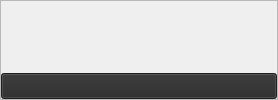
                     <widget class="QFrame" name="frame_82">
                      <property name="font">
                       <font>
                        <family>Segoe UI</family>
                       </font>
                      </property>
                      <property name="frameShape">
                       <enum>QFrame::StyledPanel</enum>
                      </property>
                      <property name="frameShadow">
                       <enum>QFrame::Raised</enum>
                      </property>
                      <layout class="QVBoxLayout" name="verticalLayout_40">
                       <property name="spacing">
                        <number>0</number>
                       </property>
                       <property name="leftMargin">
                        <number>0</number>
                       </property>
                       <property name="topMargin">
                        <number>0</number>
                       </property>
                       <property name="rightMargin">
                        <number>0</number>
                       </property>
                       <property name="bottomMargin">
                        <number>0</number>
                       </property>
                       <item alignment="Qt::AlignBottom">
                        <widget class="QPushButton" name="btn_historico_obs">
                         <property name="sizePolicy">
                          <sizepolicy hsizetype="Expanding" vsizetype="Expanding">
                           <horstretch>0</horstretch>
                           <verstretch>0</verstretch>
                          </sizepolicy>
                         </property>
                         <property name="minimumSize">
                          <size>
                           <width>0</width>
                           <height>26</height>
                          </size>
                         </property>
                         <property name="maximumSize">
                          <size>
                           <width>16777215</width>
                           <height>26</height>
                          </size>
                         </property>
                         <property name="font">
                          <font>
                           <pointsize>-1</pointsize>
                          </font>
                         </property>
                         <property name="cursor">
                          <cursorShape>PointingHandCursor</cursorShape>
                         </property>
                         <property name="styleSheet">
                          <string notr="true">
QPushButton{
background-color: rgb(43, 43, 43);
color: rgb(255, 255, 255);
image: url(:/icons/angle-up-solid_white.svg);
font-size:10px;
color:white;
	width:5px;
	height:5px;}
QPushButton:hover{
background-color: rgb(60, 60, 60);
}
</string>
                         </property>
                         <property name="text">
                          <string/>
                         </property>
                         <property name="iconSize">
                          <size>
                           <width>23</width>
                           <height>23</height>
                          </size>
                         </property>
                         <property name="autoRepeatDelay">
                          <number>1</number>
                         </property>
                         <property name="autoDefault">
                          <bool>false</bool>
                         </property>
                         <property name="default">
                          <bool>false</bool>
                         </property>
                         <property name="flat">
                          <bool>false</bool>
                         </property>
                        </widget>
                       </item>
                       <item>
                        <widget class="QFrame" name="frame_pendentes">
                         <property name="minimumSize">
                          <size>
                           <width>0</width>
                           <height>0</height>
                          </size>
                         </property>
                         <property name="maximumSize">
                          <size>
                           <width>16777215</width>
                           <height>0</height>
                          </size>
                         </property>
                         <property name="font">
                          <font>
                           <family>Segoe UI</family>
                          </font>
                         </property>
                         <property name="styleSheet">
                          <string notr="true">background-color: rgb(43, 43, 43);</string>
                         </property>
                         <property name="frameShape">
                          <enum>QFrame::StyledPanel</enum>
                         </property>
                         <property name="frameShadow">
                          <enum>QFrame::Raised</enum>
                         </property>
                         <layout class="QVBoxLayout" name="verticalLayout_41">
                          <item alignment="Qt::AlignHCenter">
                           <widget class="QFrame" name="frame_41">
                            <property name="font">
                             <font>
                              <family>Segoe UI</family>
                             </font>
                            </property>
                            <property name="frameShape">
                             <enum>QFrame::StyledPanel</enum>
                            </property>
                            <property name="frameShadow">
                             <enum>QFrame::Raised</enum>
                            </property>
                            <layout class="QHBoxLayout" name="horizontalLayout_20">
                             <item>
                              <widget class="QLabel" name="label_48">
                               <property name="minimumSize">
                                <size>
                                 <width>0</width>
                                 <height>30</height>
                                </size>
                               </property>
                               <property name="maximumSize">
                                <size>
                                 <width>16777215</width>
                                 <height>30</height>
                                </size>
                               </property>
                               <property name="font">
                                <font>
                                 <family>Segoe UI</family>
                                 <pointsize>16</pointsize>
                                 <weight>75</weight>
                                 <bold>true</bold>
                                </font>
                               </property>
                               <property name="styleSheet">
                                <string notr="true">	color:white;
</string>
                               </property>
                               <property name="text">
                                <string>Pesagens pendentes</string>
                               </property>
                               <property name="alignment">
                                <set>Qt::AlignCenter</set>
                               </property>
                              </widget>
                             </item>
                            </layout>
                           </widget>
                          </item>
                          <item>
                           <widget class="QTableWidget" name="tableWidget_5">
                            <property name="maximumSize">
                             <size>
                              <width>16777215</width>
                              <height>1999999</height>
                             </size>
                            </property>
                            <property name="font">
                             <font>
                              <family>Century Gothic</family>
                              <pointsize>10</pointsize>
                              <weight>50</weight>
                              <italic>false</italic>
                              <bold>false</bold>
                             </font>
                            </property>
                            <property name="styleSheet">
                             <string notr="true">QTableWidget{
	font: 10pt &quot;Century Gothic&quot;;
	outline:0;	color:white;

}
QHeaderView::section {
	border:1px solid;
}

QTableView::item:focus{
    border: 1px solid ;
	color:rgb(67, 202, 0)
}
QScrollBar:vertical {
    border: 1px solid #999999;
    background:white;
    width:15px;    
    margin: 3px
}
QScrollBar::handle:vertical {
    background: rgb(43, 43, 43);
    min-height: 0px;
}
QScrollBar::add-line:vertical {
    background:rgb(50, 50, 50);
    height: 0px;
    subcontrol-position: bottom;
    subcontrol-origin: margin;
}
QScrollBar::sub-line:vertical {
    background: qlineargradient(x1:0, y1:0, x2:1, y2:0,
    stop: 0  rgb(32, 47, 130), stop: 0.5 rgb(32, 47, 130),  stop:1 rgb(32, 47, 130));
	height:0px;
    subcontrol-position: top;
    subcontrol-origin: margin;
}


QScrollBar:horizontal {
    border: 1px solid #999999;
    background:white;
    height:15px;    
    margin: 3px
 }

 QScrollBar::handle:horizontal {
    background: rgb(43, 43, 43);
    min-width: 0px;
 }
QScrollBar::add-line:horizontal {
    background:rgb(50, 50, 50);
    height: 0px;
    subcontrol-position: bottom;
    subcontrol-origin: margin;
 }

 QScrollBar::sub-line:horizontal {
    background: qlineargradient(x1:0, y1:0, x2:1, y2:0,
    stop: 0  rgb(32, 47, 130), stop: 0.5 rgb(32, 47, 130),  stop:1 rgb(32, 47, 130));
	height:0px;
    subcontrol-position: top;
    subcontrol-origin: margin;
 }

</string>
                            </property>
                            <property name="autoScroll">
                             <bool>true</bool>
                            </property>
                            <property name="autoScrollMargin">
                             <number>20</number>
                            </property>
                            <property name="editTriggers">
                             <set>QAbstractItemView::NoEditTriggers</set>
                            </property>
                            <property name="dragDropMode">
                             <enum>QAbstractItemView::NoDragDrop</enum>
                            </property>
                            <property name="defaultDropAction">
                             <enum>Qt::IgnoreAction</enum>
                            </property>
                            <property name="alternatingRowColors">
                             <bool>false</bool>
                            </property>
                            <property name="selectionMode">
                             <enum>QAbstractItemView::SingleSelection</enum>
                            </property>
                            <property name="textElideMode">
                             <enum>Qt::ElideRight</enum>
                            </property>
                            <property name="sortingEnabled">
                             <bool>true</bool>
                            </property>
                            <property name="rowCount">
                             <number>0</number>
                            </property>
                            <attribute name="horizontalHeaderCascadingSectionResizes">
                             <bool>false</bool>
                            </attribute>
                            <attribute name="horizontalHeaderDefaultSectionSize">
                             <number>115</number>
                            </attribute>
                            <attribute name="horizontalHeaderMinimumSectionSize">
                             <number>95</number>
                            </attribute>
                            <attribute name="horizontalHeaderStretchLastSection">
                             <bool>true</bool>
                            </attribute>
                            <attribute name="verticalHeaderVisible">
                             <bool>false</bool>
                            </attribute>
                            <column>
                             <property name="text">
                              <string>ID</string>
                             </property>
                             <property name="font">
                              <font>
                               <weight>75</weight>
                               <bold>true</bold>
                              </font>
                             </property>
                            </column>
                            <column>
                             <property name="text">
                              <string>Motorista</string>
                             </property>
                             <property name="font">
                              <font>
                               <weight>75</weight>
                               <bold>true</bold>
                              </font>
                             </property>
                            </column>
                            <column>
                             <property name="text">
                              <string>Status</string>
                             </property>
                             <property name="font">
                              <font>
                               <weight>75</weight>
                               <bold>true</bold>
                              </font>
                             </property>
                             <property name="foreground">
                              <brush brushstyle="SolidPattern">
                               <color alpha="255">
                                <red>255</red>
                                <green>170</green>
                                <blue>0</blue>
                               </color>
                              </brush>
                             </property>
                            </column>
                           </widget>
                          </item>
                         </layout>
                        </widget>
                       </item>
                      </layout>
                     </widget>
